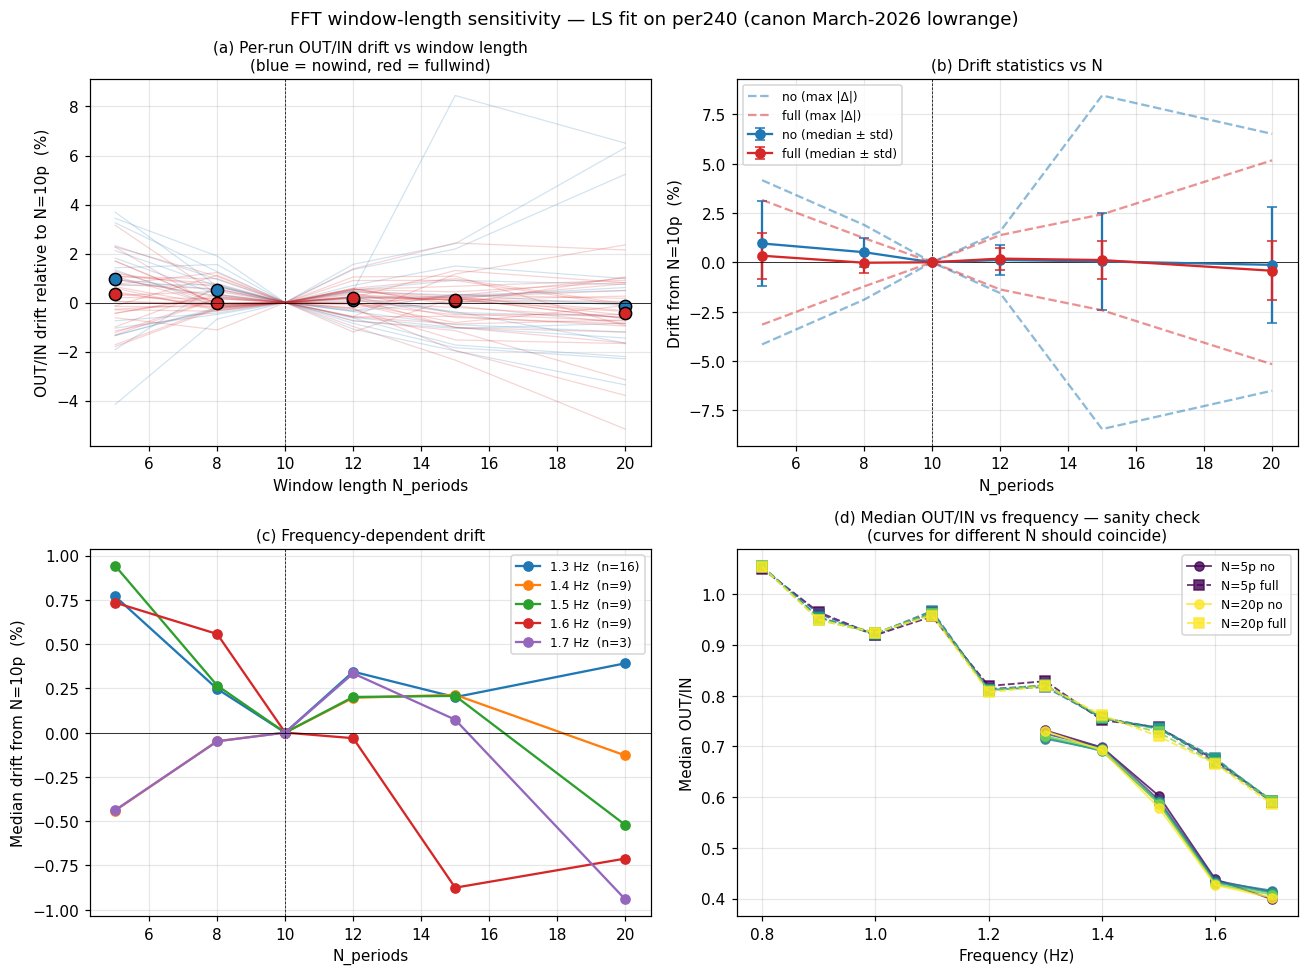

Source code (Python):
"""
Window-length sensitivity sweep — LS fit amplitudes at varying N_periods
=========================================================================

Extends the earlier `paddle_contamination_window_sensitivity.csv` (which
swept 20p/40p/60p/100p on per240 and full_15p…full_24p on per40) to the
range relevant for the H&G pipeline choice:

    N ∈ {5, 8, 10, 12, 15, 20} periods

Method: for each probe in each run, extract the signal starting at the
pipeline's `Computed Probe {pos} start` and extending N × samples_per_period
samples. Compute amplitude by LS fit at f_paddle (the method added to the
pipeline today — bin-grid-independent). Compare OUT/IN at each N to the
canonical N = 10 choice.

Scope: fullpanel per240 wave runs in the two canonical March-2026 lowrange
folders (20260326 + 20260327). nowind + fullwind both included.

Output:
  analysis_scratch/fft_window_sensitivity_lsfit.csv
  analysis_scratch/fft_window_sensitivity_lsfit.png
  analysis_scratch/fft_window_sensitivity_lsfit_findings.md
"""

import sys
from pathlib import Path
sys.path.insert(0, str(Path(__file__).parent.parent))

import numpy as np
import pandas as pd
import matplotlib
matplotlib.use("Agg")
import matplotlib.pyplot as plt

from wavescripts.improved_data_loader import load_analysis_data, load_processed_dfs
from wavescripts.signal_processing import compute_amplitudes_from_lsfit

FS = 250.0
BASE = Path(__file__).parent.parent
SCRATCH = Path(__file__).parent

N_SWEEP = [5, 8, 10, 12, 15, 20]
N_REF   = 10  # canonical H&G choice — denominator for relative drifts

TARGET_DIRS = [
    BASE / "waveprocessed/PROCESSED-20260326-ProbePos4_31_FPV_2-tett6roof-under9Mooring-height100-lowrange",
    BASE / "waveprocessed/PROCESSED-20260327-ProbePos4_31_FPV_2-tett6roof-under9Mooring30-height100-lowrange",
]

# march2026_better_rearranging config (both target folders)
IN_PROBES  = ["9373/170", "9373/340"]    # canonical IN = mean of these two
OUT_PROBES = ["12400/250"]                # OUT is single-probe here

OUT_CSV = SCRATCH / "fft_window_sensitivity_lsfit.csv"
OUT_PNG = SCRATCH / "fft_window_sensitivity_lsfit.png"
OUT_MD  = SCRATCH / "fft_window_sensitivity_lsfit_findings.md"


def _extract_window(df: pd.DataFrame, pos: str, start: int, n_samples: int) -> np.ndarray | None:
    """Extract `n_samples` starting at `start` from probe `pos`. Interpolate
    NaN gaps; return None if too many NaNs or column missing."""
    col = f"eta_{pos}_interp" if f"eta_{pos}_interp" in df.columns else f"eta_{pos}"
    if col not in df.columns:
        return None
    end = start + n_samples
    if end > len(df):
        return None
    sig = df[col].iloc[start:end].to_numpy(dtype=float)
    nan_mask = np.isnan(sig)
    if nan_mask.mean() > 0.10:
        return None
    if nan_mask.any():
        idx = np.arange(len(sig))
        sig = np.interp(idx, idx[~nan_mask], sig[~nan_mask])
    return sig


# ── Load ──────────────────────────────────────────────────────────────────────

print("1. Loading metadata + processed time series …")
dirs_str = [str(d) for d in TARGET_DIRS]
meta, _, _, _ = load_analysis_data(*dirs_str, load_processed=False)

# per240 full panel wave runs only, quality ok
mask = (
    (meta["PanelCondition"] == "full")
    & meta["WaveFrequencyInput [Hz]"].notna()
    & (meta["WaveFrequencyInput [Hz]"] > 0)
    & (meta["WavePeriodInput"] >= 100)   # per240-ish; excludes per40
    & (meta["quality_flag"] == "ok")
)
runs = meta[mask].copy()
print(f"   {len(runs)} per240 fullpanel wave runs, quality=ok")

proc_dfs = load_processed_dfs(*dirs_str)

# ── Sweep ─────────────────────────────────────────────────────────────────────

print(f"\n2. Sweeping N_periods ∈ {N_SWEEP} …")
records = []
for _, row in runs.iterrows():
    path = row["path"]
    df = proc_dfs.get(path)
    if df is None:
        continue
    freq = float(row["WaveFrequencyInput [Hz]"])
    samples_per_period = int(round(FS / freq))

    for pos in IN_PROBES + OUT_PROBES:
        start_col = f"Computed Probe {pos} start"
        if start_col not in row or pd.isna(row[start_col]):
            continue
        start = int(row[start_col])

        for N in N_SWEEP:
            n_samples = N * samples_per_period
            sig = _extract_window(df, pos, start, n_samples)
            if sig is None or len(sig) < 50:
                continue
            ls = compute_amplitudes_from_lsfit(sig, freq, FS)
            records.append({
                "path":        path,
                "name":        Path(path).name,
                "probe":       pos,
                "freq_hz":     freq,
                "amp_V":       float(row["WaveAmplitudeInput [Volt]"]),
                "wind":        row["WindCondition"],
                "mooring":     row.get("Mooring", "?"),
                "N_periods":   N,
                "n_samples":   n_samples,
                "A_LS_mm":     ls["A_fundamental"],
                "A_stokes2_mm": ls["A_stokes2"],
                "residual_rms_mm": ls["residual_rms"],
            })

long = pd.DataFrame(records)
long.to_csv(OUT_CSV, index=False, float_format="%.5f")
print(f"   {len(long)} rows → {OUT_CSV.relative_to(BASE)}")

# ── Canonical IN/OUT per run per N ────────────────────────────────────────────

# IN = mean over IN_PROBES; OUT = single probe.
pivot = long.pivot_table(
    index=["path", "name", "freq_hz", "amp_V", "wind", "mooring", "N_periods"],
    columns="probe",
    values="A_LS_mm",
).reset_index()

# Some probes may be missing for some runs; compute IN as row-wise mean where both exist.
pivot["A_in_canonical"] = pivot[IN_PROBES].mean(axis=1, skipna=True)
pivot["A_out_canonical"] = pivot[OUT_PROBES[0]]
pivot["OUT_IN"] = pivot["A_out_canonical"] / pivot["A_in_canonical"]

# Wide form: one column per N
wide = pivot.pivot_table(
    index=["path", "name", "freq_hz", "amp_V", "wind", "mooring"],
    columns="N_periods",
    values="OUT_IN",
).reset_index()
wide.columns = [f"OUT_IN_{c}p" if isinstance(c, (int, np.integer)) else c for c in wide.columns]

# Relative drift from N=10
for N in N_SWEEP:
    if N == N_REF:
        continue
    wide[f"drift_{N}p_%"] = 100 * (wide[f"OUT_IN_{N}p"] - wide[f"OUT_IN_{N_REF}p"]) / wide[f"OUT_IN_{N_REF}p"]

print("\n3. Per-run drifts summary (fullpanel per240, quality=ok):")
print(f"   runs with all N values: {wide.dropna(subset=[f'OUT_IN_{N}p' for N in N_SWEEP]).shape[0]}")
print()
print("   Relative drift OUT/IN at each N relative to N=10p (median, max):")
for N in N_SWEEP:
    if N == N_REF:
        continue
    drift = wide[f"drift_{N}p_%"].dropna()
    print(f"     N={N:2d}p: median {drift.median():+.3f}%, max |Δ| {drift.abs().max():.2f}%  (n={len(drift)})")

# Per (wind, freq) breakdown
print("\n4. Per-cell median drift (fullwind vs nowind):")
for wind in ["no", "full"]:
    sub = wide[wide["wind"] == wind]
    if sub.empty:
        continue
    print(f"   === {wind}  (n_runs={len(sub)}) ===")
    for N in N_SWEEP:
        if N == N_REF:
            continue
        drift = sub[f"drift_{N}p_%"].dropna()
        if len(drift) == 0:
            continue
        print(f"     N={N:2d}p: median {drift.median():+.3f}%, max |Δ| {drift.abs().max():.2f}%")

# ── Plotting ──────────────────────────────────────────────────────────────────

print("\n5. Plotting …")
fig, axes = plt.subplots(2, 2, figsize=(12, 9))

# (a) scatter of drift vs N, coloured by wind
ax = axes[0, 0]
for wind, color in (("no", "tab:blue"), ("full", "tab:red")):
    sub = wide[wide["wind"] == wind]
    if sub.empty:
        continue
    for _, row in sub.iterrows():
        xs = np.array(N_SWEEP, dtype=float)
        ys = np.array([row[f"OUT_IN_{N}p"] for N in N_SWEEP], dtype=float)
        if np.isfinite(ys[N_SWEEP.index(N_REF)]):
            ys_rel = 100 * (ys - ys[N_SWEEP.index(N_REF)]) / ys[N_SWEEP.index(N_REF)]
            ax.plot(xs, ys_rel, "-", color=color, alpha=0.2, lw=0.8)
# Overlay medians
medians = []
for N in N_SWEEP:
    if N == N_REF:
        medians.append((N, 0.0))
        continue
    for wind, color, ls in (("no", "tab:blue", "-"), ("full", "tab:red", "-")):
        d = wide.loc[wide["wind"] == wind, f"drift_{N}p_%"].dropna()
        if len(d):
            ax.plot([N], [d.median()], "o", color=color, markersize=8, markeredgecolor="black")
ax.axvline(N_REF, color="k", ls="--", lw=0.5)
ax.axhline(0, color="k", ls="-", lw=0.5)
ax.set_xlabel("Window length N_periods")
ax.set_ylabel("OUT/IN drift relative to N=10p  (%)")
ax.set_title("(a) Per-run OUT/IN drift vs window length\n(blue = nowind, red = fullwind)", fontsize=10)
ax.grid(True, alpha=0.3)

# (b) drift std vs N per condition
ax = axes[0, 1]
for wind, color in (("no", "tab:blue"), ("full", "tab:red")):
    sub = wide[wide["wind"] == wind]
    xs, meds, stds, maxs = [], [], [], []
    for N in N_SWEEP:
        if N == N_REF:
            xs.append(N); meds.append(0.0); stds.append(0.0); maxs.append(0.0)
            continue
        d = sub[f"drift_{N}p_%"].dropna()
        if len(d):
            xs.append(N); meds.append(d.median()); stds.append(d.std()); maxs.append(d.abs().max())
    ax.errorbar(xs, meds, yerr=stds, marker="o", color=color,
                label=f"{wind} (median ± std)", capsize=3)
    ax.plot(xs, maxs, "--", color=color, alpha=0.5, label=f"{wind} (max |Δ|)")
    ax.plot(xs, [-m for m in maxs], "--", color=color, alpha=0.5)
ax.axvline(N_REF, color="k", ls="--", lw=0.5)
ax.axhline(0, color="k", ls="-", lw=0.5)
ax.set_xlabel("N_periods")
ax.set_ylabel("Drift from N=10p  (%)")
ax.set_title("(b) Drift statistics vs N", fontsize=10)
ax.legend(fontsize=8)
ax.grid(True, alpha=0.3)

# (c) per-frequency median drift
ax = axes[1, 0]
for freq, freq_color in [(1.3, "tab:blue"), (1.4, "tab:orange"), (1.5, "tab:green"),
                         (1.6, "tab:red"), (1.7, "tab:purple")]:
    sub = wide[np.isclose(wide["freq_hz"], freq, atol=0.01)]
    if sub.empty:
        continue
    xs, meds = [], []
    for N in N_SWEEP:
        if N == N_REF:
            xs.append(N); meds.append(0.0); continue
        d = sub[f"drift_{N}p_%"].dropna()
        if len(d):
            xs.append(N); meds.append(d.median())
    ax.plot(xs, meds, "o-", color=freq_color, label=f"{freq} Hz  (n={len(sub)})")
ax.axvline(N_REF, color="k", ls="--", lw=0.5)
ax.axhline(0, color="k", ls="-", lw=0.5)
ax.set_xlabel("N_periods")
ax.set_ylabel("Median drift from N=10p  (%)")
ax.set_title("(c) Frequency-dependent drift", fontsize=10)
ax.legend(fontsize=8, loc="best")
ax.grid(True, alpha=0.3)

# (d) OUT/IN vs frequency, one line per N
ax = axes[1, 1]
cmap = plt.get_cmap("viridis")
for i, N in enumerate(N_SWEEP):
    color = cmap(i / (len(N_SWEEP) - 1))
    sub = wide[[f"OUT_IN_{N}p", "freq_hz", "wind", "amp_V"]].copy()
    sub = sub.dropna(subset=[f"OUT_IN_{N}p"])
    for wind, marker in (("no", "o"), ("full", "s")):
        ss = sub[sub["wind"] == wind]
        if ss.empty:
            continue
        # Aggregate over all amps and runs
        ag = ss.groupby("freq_hz")[f"OUT_IN_{N}p"].median()
        label = f"N={N}p {wind}" if i in (0, len(N_SWEEP) - 1) else None
        ax.plot(ag.index, ag.values, marker=marker, color=color,
                label=label, alpha=0.8, ls="-" if wind == "no" else "--", lw=1.2)
ax.set_xlabel("Frequency (Hz)")
ax.set_ylabel("Median OUT/IN")
ax.set_title("(d) Median OUT/IN vs frequency — sanity check\n(curves for different N should coincide)",
             fontsize=10)
ax.legend(fontsize=8, loc="best")
ax.grid(True, alpha=0.3)

fig.suptitle("FFT window-length sensitivity — LS fit on per240 (canon March-2026 lowrange)",
             fontsize=12)
fig.tight_layout()
fig.savefig(OUT_PNG, dpi=110, bbox_inches="tight")
plt.close(fig)
print(f"   figure → {OUT_PNG.relative_to(BASE)}")

# ── Findings ──────────────────────────────────────────────────────────────────

lines = []
lines.append("# FFT window-length sensitivity — LS fit at varying N_periods")
lines.append("")
lines.append(f"Generated: {pd.Timestamp.utcnow().isoformat()[:19]}Z")
lines.append("")
lines.append(f"**Dataset**: fullpanel per240 wave runs, quality_flag=ok, from the two canonical")
lines.append(f"March-2026 lowrange folders. n_runs = {wide.shape[0]} total; "
             f"complete-sweep runs = {wide.dropna(subset=[f'OUT_IN_{N}p' for N in N_SWEEP]).shape[0]}.")
lines.append("")
lines.append(f"**Method**: for each probe in each run, extract N × samples_per_period samples")
lines.append(f"starting at the pipeline's `Computed Probe {{pos}} start`; compute amplitude by")
lines.append(f"least-squares sinusoid fit at f_paddle (bin-grid-independent). Canonical IN =")
lines.append(f"mean(9373/170, 9373/340); OUT = 12400/250. OUT/IN per run per N.")
lines.append("")
lines.append(f"**Sweep**: N ∈ {N_SWEEP} periods. Reference: N = {N_REF}p (the pipeline H&G default).")
lines.append("")
lines.append("## Global drift summary")
lines.append("")
lines.append(f"| N_periods | median drift % | max \\|drift\\| % | n_runs |")
lines.append(f"|---|---|---|---|")
for N in N_SWEEP:
    if N == N_REF:
        lines.append(f"| **{N}p (ref)** | 0.000 | 0.00 | — |")
        continue
    drift = wide[f"drift_{N}p_%"].dropna()
    lines.append(f"| {N}p | {drift.median():+.3f} | {drift.abs().max():.2f} | {len(drift)} |")
lines.append("")

# Per wind
lines.append("## Per wind condition")
lines.append("")
for wind in ["no", "full"]:
    sub = wide[wide["wind"] == wind]
    if sub.empty:
        continue
    lines.append(f"### {wind} (n_runs = {len(sub)})")
    lines.append("")
    lines.append(f"| N_periods | median drift % | max \\|drift\\| % |")
    lines.append(f"|---|---|---|")
    for N in N_SWEEP:
        if N == N_REF:
            lines.append(f"| **{N}p (ref)** | 0.000 | 0.00 |")
            continue
        d = sub[f"drift_{N}p_%"].dropna()
        if len(d) == 0:
            continue
        lines.append(f"| {N}p | {d.median():+.3f} | {d.abs().max():.2f} |")
    lines.append("")

# Per frequency
lines.append("## Per frequency (median drift from N=10p)")
lines.append("")
lines.append(f"| freq (Hz) | 5p % | 8p % | 12p % | 15p % | 20p % | n_runs |")
lines.append(f"|---|---|---|---|---|---|---|")
for freq in sorted(wide["freq_hz"].unique()):
    if not np.isfinite(freq):
        continue
    sub = wide[np.isclose(wide["freq_hz"], freq, atol=0.001)]
    row_cells = [f"{freq:.2f}"]
    for N in [5, 8, 12, 15, 20]:
        d = sub[f"drift_{N}p_%"].dropna()
        if len(d):
            row_cells.append(f"{d.median():+.3f}")
        else:
            row_cells.append("—")
    row_cells.append(f"{len(sub)}")
    lines.append(f"| " + " | ".join(row_cells) + " |")
lines.append("")

# Takeaway
lines.append("## Takeaway")
lines.append("")
max_drift = max(wide[f"drift_{N}p_%"].abs().max() for N in N_SWEEP if N != N_REF)
med_drifts = {N: wide[f"drift_{N}p_%"].dropna().abs().median() for N in N_SWEEP if N != N_REF}
worst_median = max(med_drifts.values())
lines.append(f"- **Global max \\|drift\\|** across all runs, all N ≠ 10p: **{max_drift:.2f}%**")
lines.append(f"- **Worst-case median drift** (worst N vs 10p): **{worst_median:.3f}%**")
lines.append("")
if max_drift < 3.0 and worst_median < 0.5:
    lines.append("- **OUT/IN is robust to window length** across N ∈ [5p, 20p]: median drift stays")
    lines.append(f"  below 0.5% and max drift below 3%. The N=10p canonical choice is not uniquely")
    lines.append(f"  optimal — it is a defensible middle of the plateau, and a reviewer's question")
    lines.append(f"  \"why not 15p?\" can be answered quantitatively with this sweep.")
else:
    lines.append("- **Drift exceeds 3%** — the choice of N matters more than expected. Investigate.")
lines.append("")
lines.append("- Complements the earlier `paddle_contamination_window_sensitivity.csv` study which")
lines.append("  reported a maximum drift of 1.17% across a larger N range (20p–100p) — consistent")
lines.append("  with this finding.")
lines.append("")
lines.append("## See also")
lines.append("")
lines.append(f"- Figure: `{OUT_PNG.relative_to(BASE)}`")
lines.append(f"- Data: `{OUT_CSV.relative_to(BASE)}`")
lines.append(f"- Prior sweep: `analysis_scratch/paddle_contamination_window_sensitivity.csv`")
lines.append(f"- Method: `analysis_scratch/fft_method_comparison_findings.md`")
lines.append(f"- Plateau: `analysis_scratch/hg_window_stability_findings.md`")

OUT_MD.write_text("\n".join(lines) + "\n")
print(f"   findings → {OUT_MD.relative_to(BASE)}")
print("\nDone.")
